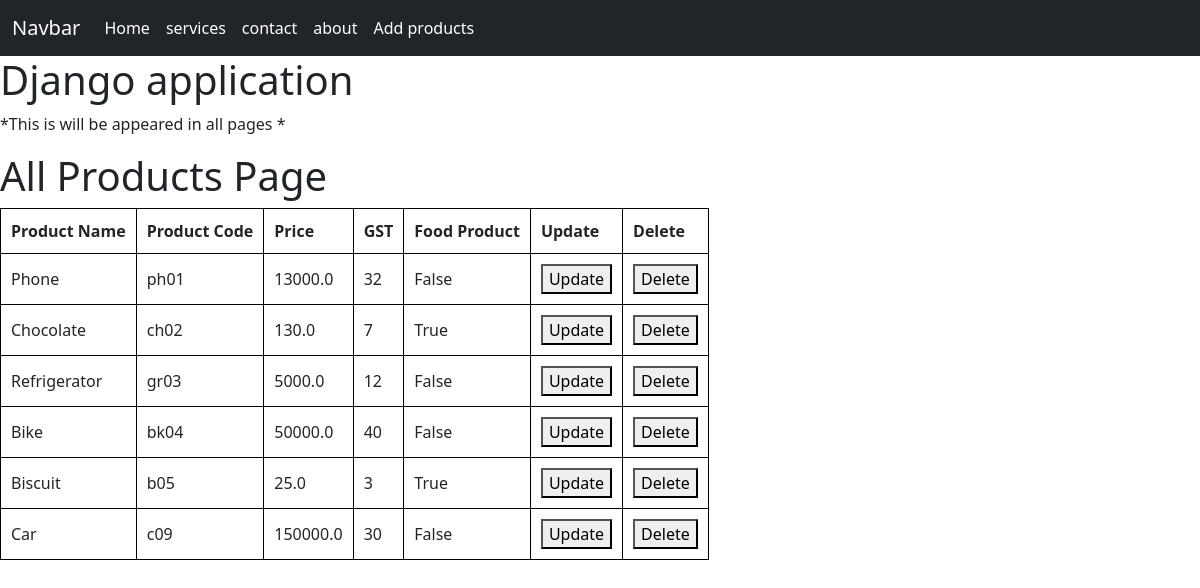
/myapplication/products/, run on an earlier commit of the app's database.
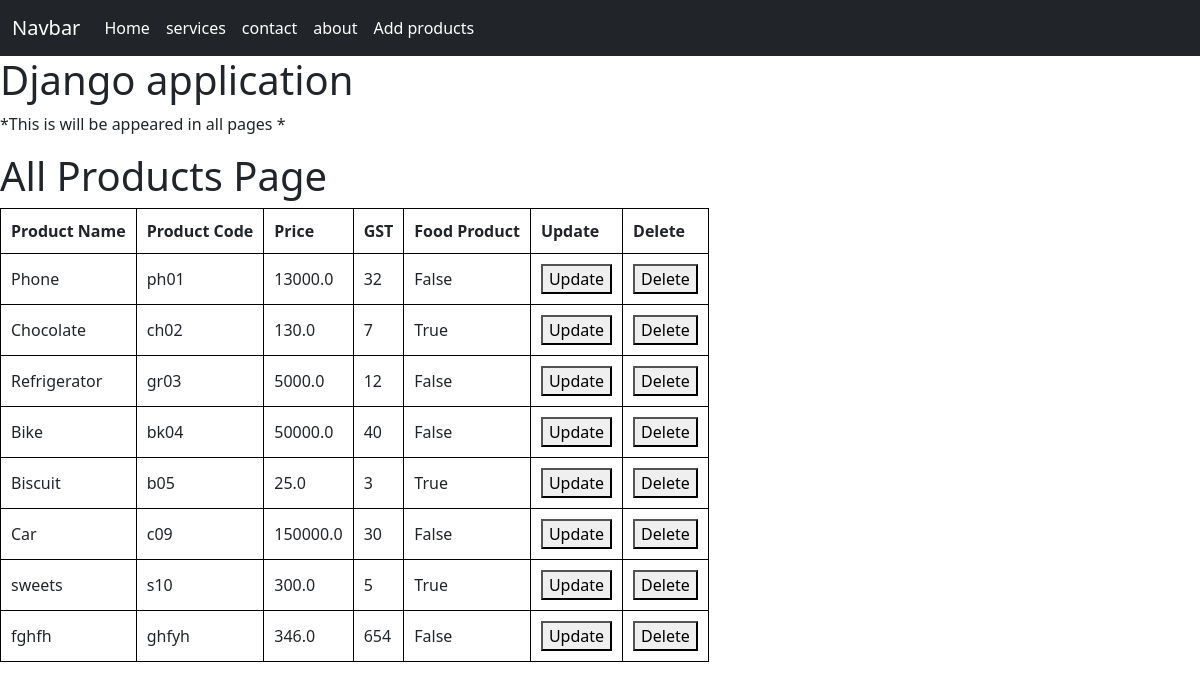
And on a later commit of the database.
### my_application/models.py (models this page shows, shortened)
class Product(models.Model):
    product_name = models.CharField(max_length=250, null=True)
    product_code = models.CharField(max_length=250, null=True)
    price = models.FloatField(default=0)
    gst = models.IntegerField(default=0)
    food_product = models.BooleanField(default=False)
    uploaded_file = models.FileField(upload_to='documents/', null= True)

### my_application/views.py (the view)
# urls.py: path('products/',AllProducts.as_view(),name = 'all-products'),
class AllProducts(ListView):
    model = Product
    template_name = 'products.html'
    context_object_name = 'all_products'

### frontend/templates/products.html
{% extends 'base.html' %}
{% block content %}
<h1>All Products Page</h1>
<table>
    <thead>
        <tr>
            <th>Product Name</th>
            <th>Product Code</th>
            <th>Price</th>
            <th>GST</th>
            <th>Food Product</th>
            <th>Update</th>
            <th>Delete</th>
        </tr>
    </thead>
    <tbody>
        {%  for x in all_products %}
            <tr>
                <td>{{x.product_name}}</td>
                <td>{{x.product_code}}</td>
                <td>{{x.price}}</td>
                <td>{{x.gst}}</td>
                <td>{{x.food_product}}</td>
                <td>
                    <a href= "{% url 'update-products' x.pk %}">
                    <button>Update</button>
                </td>
                <td>
                    <a href= "{% url 'delete-products' x.pk %}">
                    <button>Delete</button>
                </td>
            </tr>
        {% endfor %}
    </tbody>
</table>
{% endblock %}

What changed in the data, as far as the page shows it:
added Product: product_name "sweets", product_code "s10", price "300.0", gst "5", food_product "True"
added Product: product_name "fghfh", product_code "ghfyh", price "346.0", gst "654", food_product "False"
